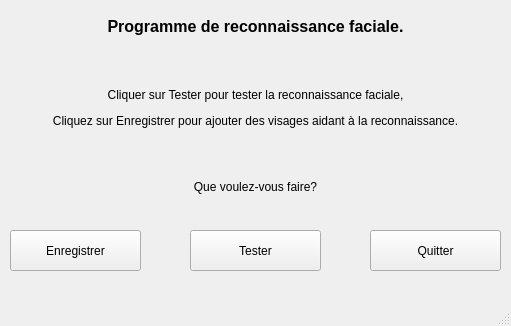
<?xml version="1.0" encoding="UTF-8"?>
<ui version="4.0">
 <class>MainWindow</class>
 <widget class="QMainWindow" name="MainWindow">
  <property name="geometry">
   <rect>
    <x>0</x>
    <y>0</y>
    <width>511</width>
    <height>326</height>
   </rect>
  </property>
  <property name="windowTitle">
   <string>MainWindow</string>
  </property>
  <widget class="QWidget" name="centralwidget">
   <widget class="QPushButton" name="enregistrement">
    <property name="geometry">
     <rect>
      <x>10</x>
      <y>230</y>
      <width>131</width>
      <height>41</height>
     </rect>
    </property>
    <property name="text">
     <string>Enregistrer</string>
    </property>
   </widget>
   <widget class="QPushButton" name="tester">
    <property name="geometry">
     <rect>
      <x>190</x>
      <y>230</y>
      <width>131</width>
      <height>41</height>
     </rect>
    </property>
    <property name="text">
     <string>Tester</string>
    </property>
   </widget>
   <widget class="QLabel" name="label">
    <property name="geometry">
     <rect>
      <x>0</x>
      <y>0</y>
      <width>511</width>
      <height>211</height>
     </rect>
    </property>
    <property name="text">
     <string>&lt;html&gt;&lt;head/&gt;&lt;body&gt;&lt;p align=&quot;center&quot;&gt;&lt;span style=&quot; font-size:12pt; font-weight:600;&quot;&gt;Programme de reconnaissance faciale.&lt;/span&gt;&lt;/p&gt;&lt;p align=&quot;center&quot;&gt;&lt;br/&gt;&lt;/p&gt;&lt;p align=&quot;center&quot;&gt;&lt;span style=&quot; font-size:9pt;&quot;&gt;Cliquer sur Tester pour tester la reconnaissance faciale,&lt;/span&gt;&lt;/p&gt;&lt;p align=&quot;center&quot;&gt;&lt;span style=&quot; font-size:9pt;&quot;&gt;Cliquez sur Enregistrer pour ajouter des visages aidant à la reconnaissance.&lt;/span&gt;&lt;/p&gt;&lt;p align=&quot;center&quot;&gt;&lt;span style=&quot; font-size:9pt;&quot;&gt;&lt;br/&gt;&lt;/span&gt;&lt;/p&gt;&lt;p align=&quot;center&quot;&gt;&lt;span style=&quot; font-size:9pt;&quot;&gt;Que voulez-vous faire?&lt;/span&gt;&lt;/p&gt;&lt;/body&gt;&lt;/html&gt;</string>
    </property>
   </widget>
   <widget class="QPushButton" name="quitter">
    <property name="geometry">
     <rect>
      <x>370</x>
      <y>230</y>
      <width>131</width>
      <height>41</height>
     </rect>
    </property>
    <property name="text">
     <string>Quitter</string>
    </property>
   </widget>
  </widget>
  <widget class="QMenuBar" name="menubar">
   <property name="geometry">
    <rect>
     <x>0</x>
     <y>0</y>
     <width>511</width>
     <height>26</height>
    </rect>
   </property>
  </widget>
  <widget class="QStatusBar" name="statusbar"/>
 </widget>
 <resources/>
 <connections/>
</ui>
